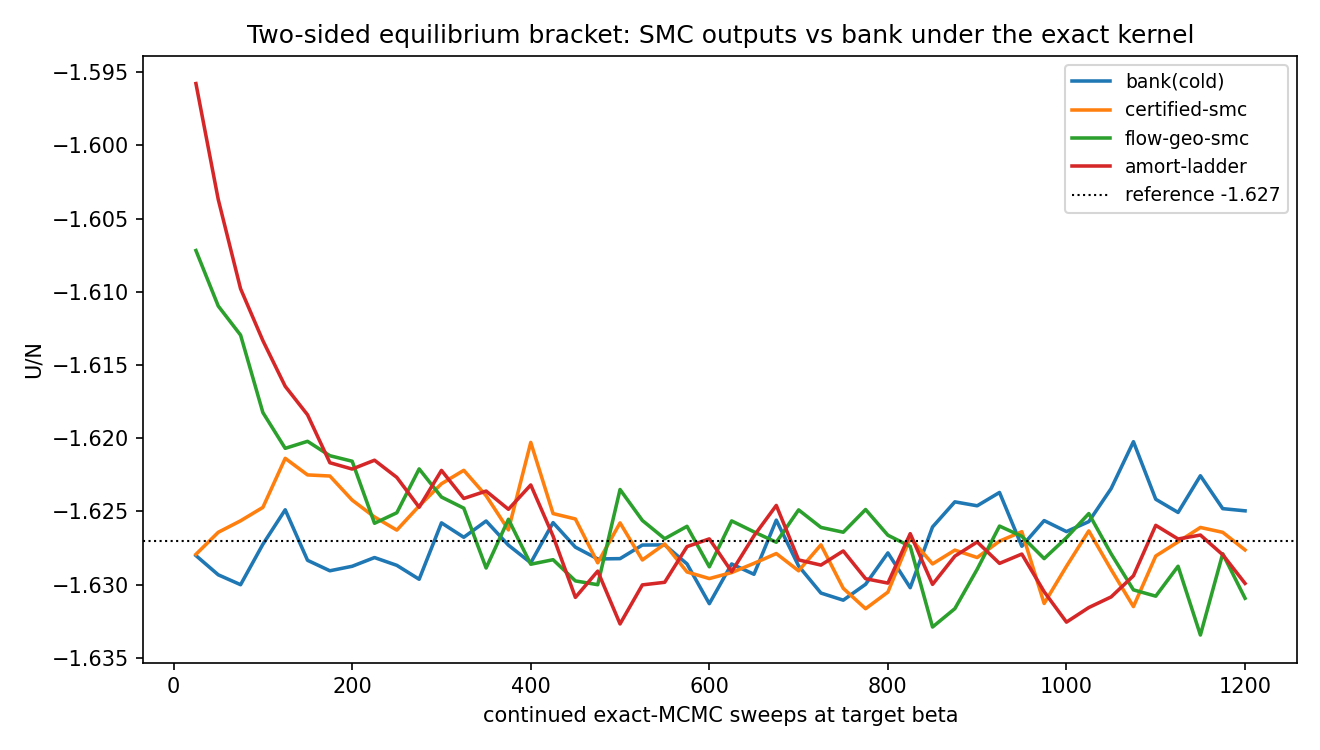

Python code for this plot:
"""DOES OUR SMC RECOVER THE CORRECT EQUILIBRIUM DISTRIBUTION? Two-sided convergence bracket at N=64,
beta=10.381, under the exact single-site kernel (pi_beta-invariant, energy-only):

  cold side:  bank configs (mw_ref_N64_ext, alleged equilibrium -1.627) -- must stay FLAT
  hot side 1: certified smc_run final population (mw_smc_g2_s0_N64, resampled by its final logw)
  hot side 2: geometric flow-path SMC final population (resampled by its final logw, post-finisher)
  hot side 3: fresh amortization-protocol endpoint (uniform seeds -> 12-rung x 12-sweep ladder)

All four continued 1200 sweeps at the target; equilibrium recovered iff hot arms converge onto the
cold plateau in U/N, g(r) shells, AND the full U-distribution (max-CDF-distance vs bank at the end).
Distribution-level, not means-only. Configs + traces saved (record-simulation-data)."""
import sys, time, torch, matplotlib
matplotlib.use("Agg")
import matplotlib.pyplot as plt
sys.path.insert(0, "/mnt/ssd/GridTransformer")
from liquid_coupling_flow.mw.mw_smc import mutation_sweeps
from liquid_coupling_flow.mw.mw_base import UniformBase
from liquid_coupling_flow.mw.mw_energy import mw_energy, T_STAR, RHO_STAR
from liquid_coupling_flow.mw.mw_reference import g_r

DEV = "cuda"; N, B = 64, 64
L = (N / RHO_STAR) ** (1 / 3); beta = 1.0 / T_STAR
STEP = 0.0783; SWEEPS, REC = 1200, 25
base = UniformBase(N, L)
ART = "liquid_coupling_flow/mw/artifacts/mw_smc_eq_check.pt"


def resample_by(x, logw, gen):
    idx = torch.multinomial(torch.softmax(logw.double(), 0), x.shape[0], replacement=True, generator=gen)
    return x[idx]


gen = torch.Generator(device=DEV).manual_seed(0)
arms = {}
ext = torch.load("liquid_coupling_flow/mw/artifacts/mw_ref_N64_ext.pt", map_location="cpu", weights_only=False)
arms["bank(cold)"] = ext["cfgs"][-B:].to(DEV).clone()

g2 = torch.load("liquid_coupling_flow/mw/artifacts/mw_smc_g2_s0_N64.pt", map_location=DEV, weights_only=False)
arms["certified-smc"] = resample_by(g2["x"], g2["logw"], gen)[:B].clone()

geo = torch.load("liquid_coupling_flow/mw/artifacts/mw_flow_smc_geo_N64.pt", map_location=DEV, weights_only=False)
arms["flow-geo-smc"] = resample_by(geo["x"].to(DEV), geo["logw"].to(DEV), gen).clone()

gu = torch.Generator(device=DEV).manual_seed(5)
xu = torch.rand(B, N, 3, device=DEV, generator=gu) * L
LAD = (0.5 * (beta / 0.5) ** torch.linspace(0, 1, 12)).tolist()
for bta in LAD:
    xu, _, _, _ = mutation_sweeps(xu, base, 1.0, bta, L, 12, STEP, gu)
arms["amort-ladder"] = xu.clone()

state = {"protocol": {"sweeps": SWEEPS, "rec": REC, "beta": beta, "step": STEP}, "traces": {}, "final": {}}
print(f"{'arm':>14}  start U/N", flush=True)
for k, v in arms.items():
    print(f"{k:>14}  {float(mw_energy(v, L).mean())/N:+.4f}", flush=True)

t0 = time.time()
for k in arms:
    x = arms[k]
    g = torch.Generator(device=DEV).manual_seed(hash(k) % 2**31)
    tr = []
    pool = []
    for sw in range(0, SWEEPS, REC):
        x, U, _, _ = mutation_sweeps(x, base, 1.0, beta, L, REC, STEP, g)
        tr.append((sw + REC, float(U.mean()) / N))
        if sw + REC > SWEEPS - 400:              # pool final 400 sweeps for distribution tests
            pool.append((x.cpu().clone(), U.cpu().clone()))
    state["traces"][k] = tr
    state["final"][k] = {"X": torch.cat([p[0] for p in pool]), "U": torch.cat([p[1] for p in pool])}
    torch.save(state, ART)
    print(f"[{k}] done: U/N {tr[0][1]:+.4f} -> {tr[-1][1]:+.4f}  ({time.time()-t0:.0f}s)", flush=True)

# ---- distribution-level verdicts ----
Ub = state["final"]["bank(cold)"]["U"].double() / N
print("\n=== VERDICT (final 400 sweeps pooled) ===", flush=True)
print(f"{'arm':>14} {'<U/N>':>9} {'std':>7} {'maxCDFdist vs bank':>20} {'shell1':>7} {'shell2':>7}", flush=True)
res = {}
for k in arms:
    Ua = state["final"][k]["U"].double() / N
    us = torch.sort(torch.cat([Ua, Ub])).values
    cdfa = torch.searchsorted(torch.sort(Ua).values, us, right=True).double() / len(Ua)
    cdfb = torch.searchsorted(torch.sort(Ub).values, us, right=True).double() / len(Ub)
    ks = float((cdfa - cdfb).abs().max())
    r, gr = g_r(state["final"][k]["X"][-256:], L)
    i1, i2 = int(1.19 / (L / 2) * len(r)), int(1.85 / (L / 2) * len(r))
    res[k] = (float(Ua.mean()), ks, float(gr[i1]), float(gr[i2]))
    print(f"{k:>14} {float(Ua.mean()):>+9.4f} {float(Ua.std()):>7.4f} {ks:>20.3f} {float(gr[i1]):>7.2f} {float(gr[i2]):>7.2f}", flush=True)
state["verdict"] = res
torch.save(state, ART)

fig, ax = plt.subplots(figsize=(8.8, 5))
for k, tr in state["traces"].items():
    ax.plot([t[0] for t in tr], [t[1] for t in tr], lw=1.7, label=k)
ax.axhline(-1.627, color="k", ls=":", lw=1, label="reference -1.627")
ax.set(xlabel="continued exact-MCMC sweeps at target beta", ylabel="U/N",
       title="Two-sided equilibrium bracket: SMC outputs vs bank under the exact kernel")
ax.legend(fontsize=9); fig.tight_layout()
out = "reports/logs-2026-07-11/mw_smc_eq_check.png"
fig.savefig(out, dpi=150)
print("PLOT:", out, flush=True)
print("DONE", flush=True)
